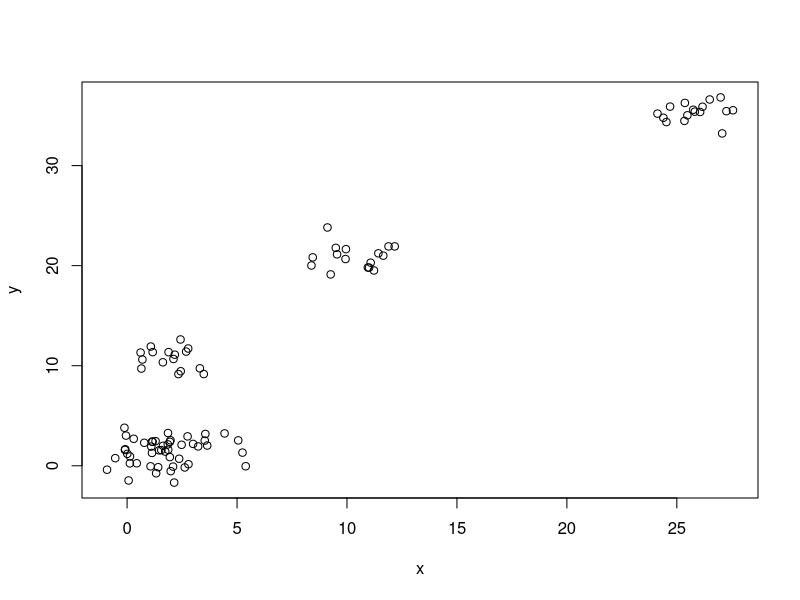
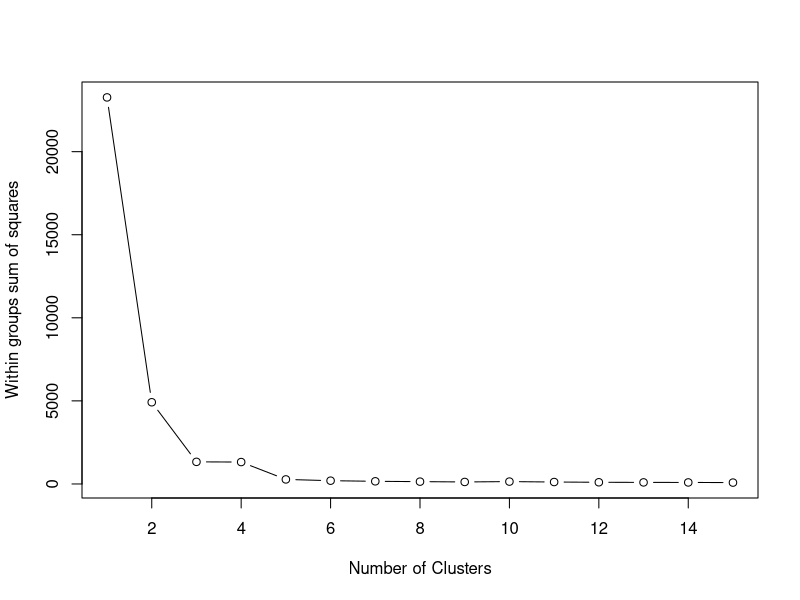
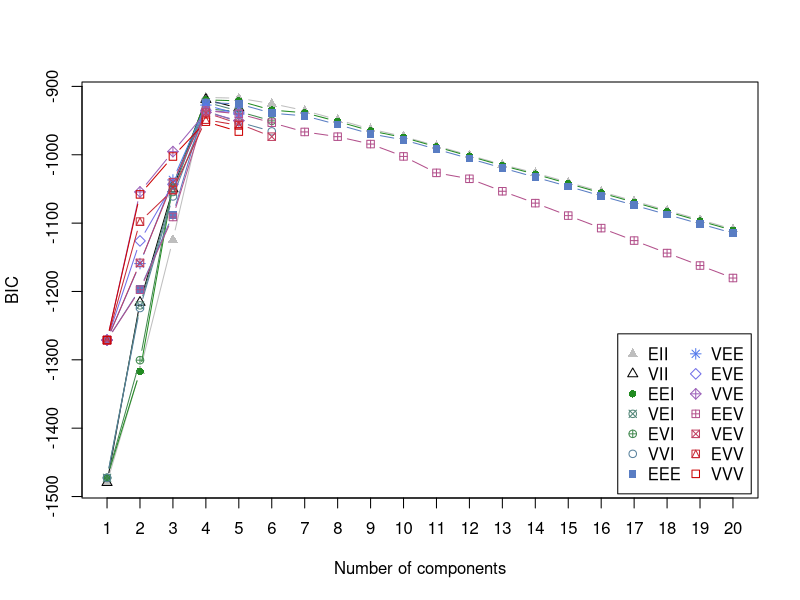
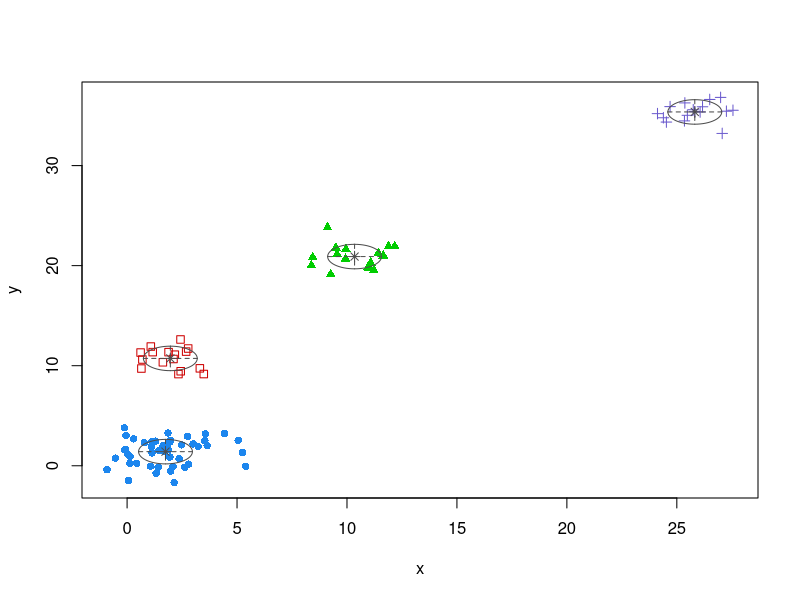
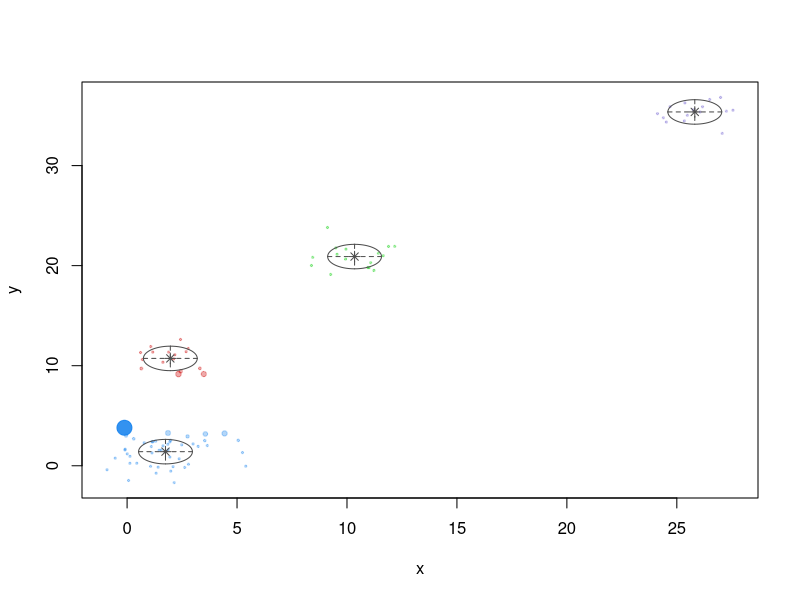
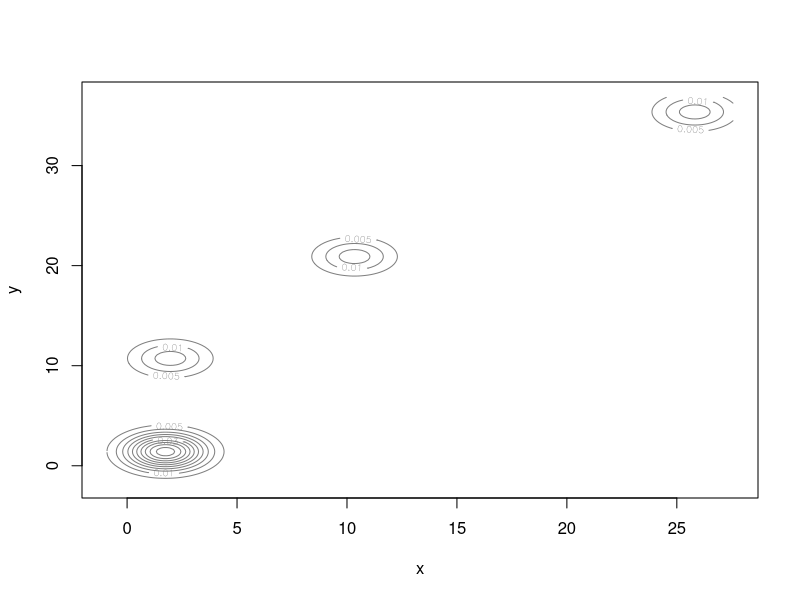

Source code (R) for these figures, in order:
n = 100
g = 6 
set.seed(g)
d <- data.frame(x = unlist(lapply(1:g, function(i) rnorm(n/g, runif(1)*i^2))), 
                y = unlist(lapply(1:g, function(i) rnorm(n/g, runif(1)*i^2))))
plot(d)
mydata <- d
wss <- (nrow(mydata)-1)*sum(apply(mydata,2,var))
for (i in 2:15) wss[i] <- sum(kmeans(mydata,
                                     centers=i)$withinss)
plot(1:15, wss, type="b", xlab="Number of Clusters",
     ylab="Within groups sum of squares")
library(mclust)
# Run the function to see how many clusters
# it finds to be optimal, set it to search for
# at least 1 model and up 20.
d_clust <- Mclust(as.matrix(d), G=1:20)
m.best <- dim(d_clust$z)[2]
cat("model-based optimal number of clusters:", m.best, "\n")
# 4 clusters
plot(d_clust)
1
